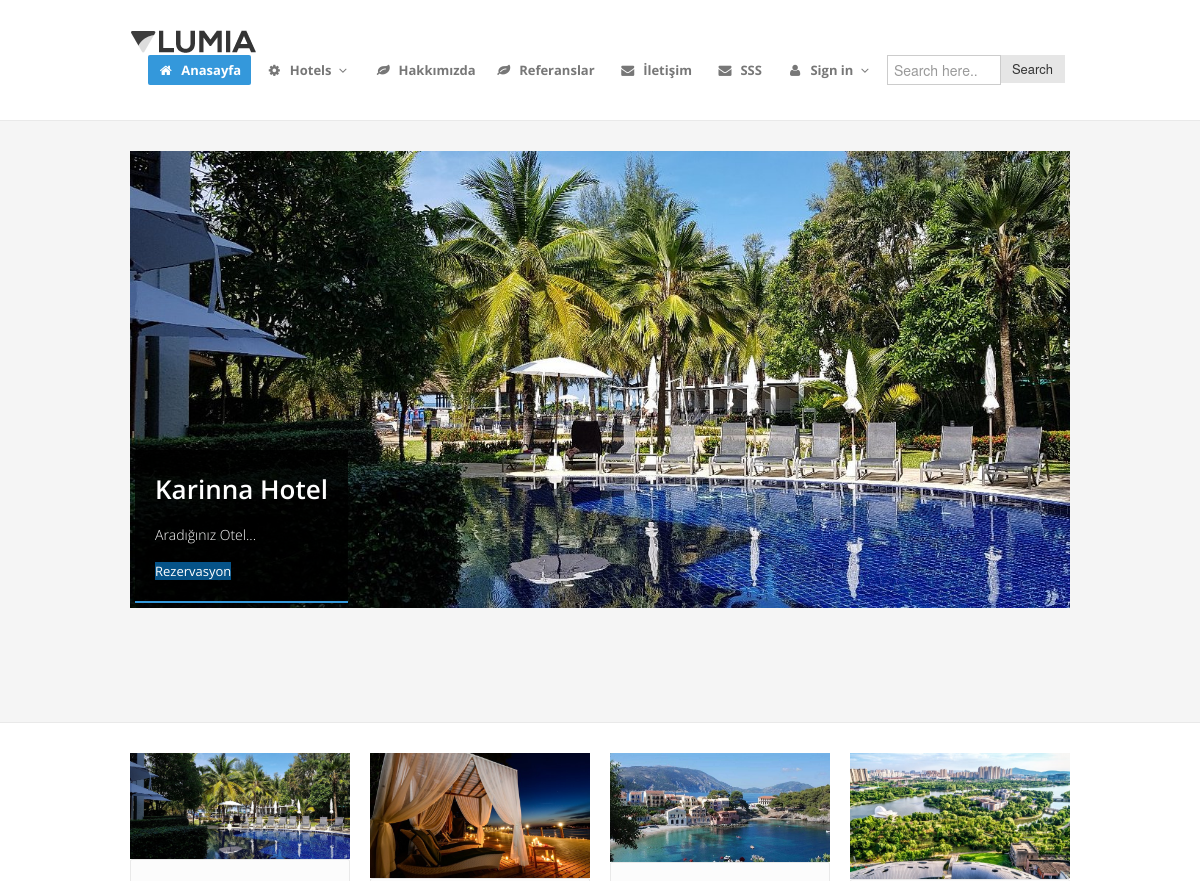
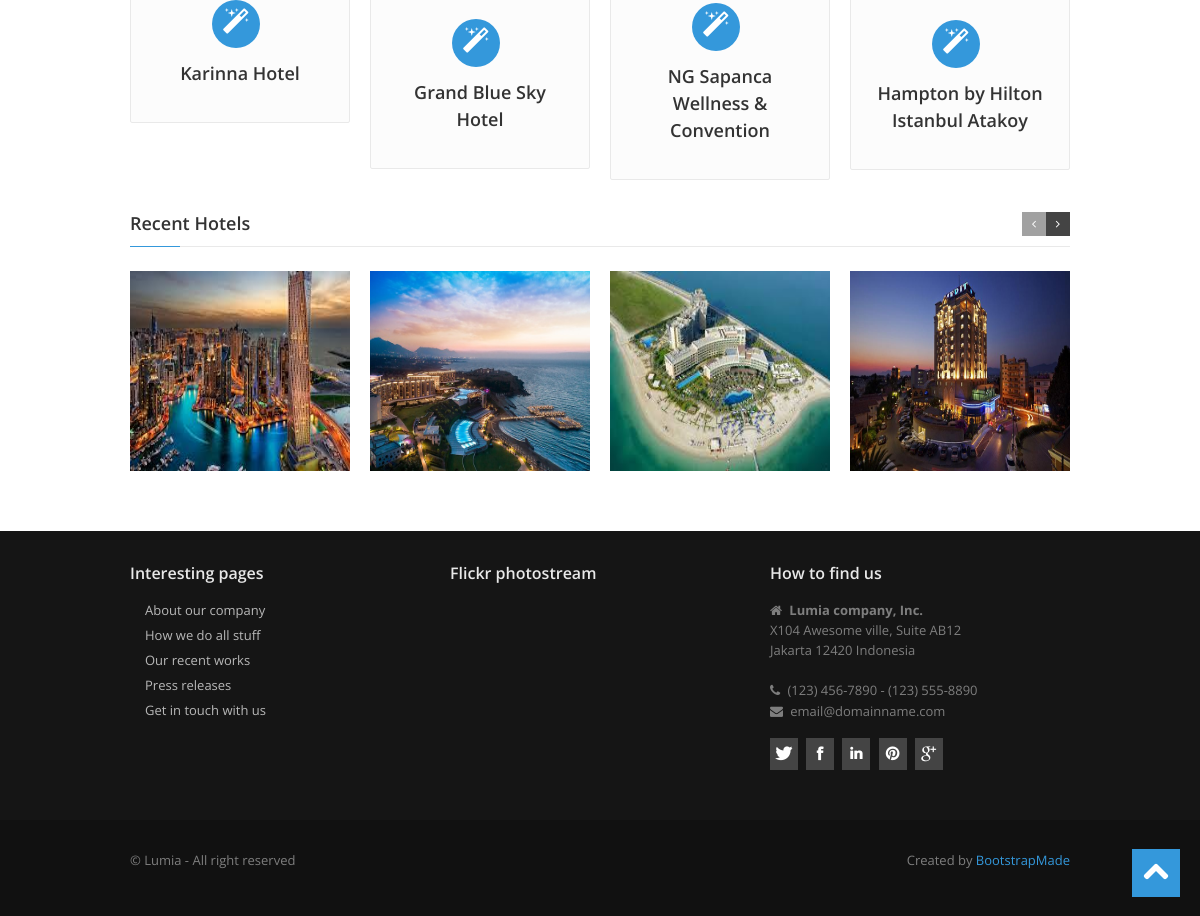
The page / on the database its author committed (2 pictures, top to bottom).
### product/models.py (models this page shows, shortened)
class Product(models.Model):
    STATUS = (
        ('True', 'Evet'),
        ('False', 'Hayır'),
    )
    category = models.ForeignKey(Category, on_delete=models.CASCADE)  # Relation with category table
    title = models.CharField(max_length=150)
    keywords = models.CharField(blank=True, max_length=255)
    description = models.CharField(blank=True, max_length=255)
    image = models.ImageField(blank=True, upload_to='images/')
    star = models.IntegerField()
    address = models.CharField(blank=True,max_length=100)
    phone = models.CharField(blank=True, max_length=20)
    fax = models.CharField(blank=True, max_length=20)
    email = models.CharField(blank=True, max_length=50)
    city = models.CharField(blank=True, max_length=50)
    country = models.CharField(blank=True, max_length=50)
    detail = RichTextUploadingField()
    slug = models.SlugField(null=False,unique=True)
    status = models.CharField(max_length=10, choices=STATUS)
    create_at = models.DateTimeField(auto_now_add=True)
    update_at = models.DateTimeField(auto_now=True)
    def image_tag(self):
        return mark_safe('<img src="{}" height="50"/>'.format(self.image.url))
    image_tag.short_description = 'Image'

### home/views.py (the view)
# urls.py: path('', views.index, name='index'),
def index(request):
    current_user = request.user
    setting = Setting.objects.get(pk=1)
    sliderdata = Product.objects.all()[:4]
    category = Category.objects.all()
    dayproducts= Product.objects.all()[:4]
    lastproducts = Product.objects.all().order_by('-id')[:10]
    randomproducts = Product.objects.all().order_by('?')[:4]
    request.session['cart_items'] = ReservationCart.objects.filter(user_id=current_user.id).count()
    context = {'setting': setting,
                'category': category,
                'page': 'home',
                'sliderdata': sliderdata,
                'randomproducts':randomproducts,
                'lastproducts':lastproducts,
                'dayproducts':dayproducts
                }
    return render(request, 'index.html', context)

### home/templates/index.html (shortened to what this page needs)
{% extends "homebase.html" %}
{% block slider %}
    {% include "slider.html" %}
{% endblock %}
{% block content %}
    {% include "content.html" %}
{% endblock %}

### home/templates/slider.html
{% load static %}
<section id="intro">
    <div class="container">
        <div class="row">
            <div class="span12">
                <div id="mainslider" class="flexslider">
                    <ul class="slides">
                        {% for rs in sliderdata %}
                            <li data-thumb="{{ rs.image.url }}">
                                <img src="{{ rs.image.url }}" alt="" />
                                <div class="flex-caption primary">
                                    <h2>{{ rs.title }}</h2>
                                    <p>{{ rs.description }}</p>
                                    <a href="/product/{{ rs.id }}/{{ rs.slug }}" class="btn-primary">Rezervasyon</a>
                                </div>
                            </li>
                        {% endfor %}
                    </ul>
                </div>
            </div>
        </div>
    </div>
</section>

### home/templates/content.html (shortened to what this page needs)
{% load static %}
<section id="maincontent">
      <div class="container">
        <div class="row">
          {% for rs in dayproducts %}
          <div class="span3 features e_pulse">
            <img src="{{ rs.image.url }}" alt="" />
            <div class="box">
              <div class="divcenter">
                <a href="product/{{rs.id}}/{{rs.slug}}"><i class="icon-circled icon-48 icon-magic active icon"></i></a>
                <h4>{{ rs.title }}</h4>
              </div>
            </div>
          </div>
          {% endfor %}
        </div>
        <div class="row">
          <div class="span12">
            <h4 class="rheading">Recent Hotels<span></span></h4>
            <div class="row">
              <div class="span12">
                <div id="latest-work" class="carousel btleft">
                  <div class="carousel-wrapper">
                    <ul class="da-thumbs">
                      {% for rs in lastproducts %}
                      <li>
                        <img src="{{ rs.image.url }}" alt="" style="width:300px;height:200px;" />
                      </li>
                      {% endfor %}
                    </ul>
                  </div>
                </div>
              </div>
            </div>
          </div>
        </div>
      </div>
    </section>

### home/static/assets/css/flexslider.css (style rules this page uses)
.slides, .flex-control-nav, .flex-direction-nav { margin: 0; padding: 0; list-style: none; }
.flexslider { margin: 0; padding: 0; }
.flexslider .slides>li { display: none; -webkit-backface-visibility: hidden; }
.flexslider .slides img { width: 100%; display: block; }
.slides:after { content: "."; display: block; clear: both; visibility: hidden; line-height: 0; height: 0; }
.flexslider { background: none; position: relative; zoom: 1; }
.flexslider .slides { zoom: 1; }
.carousel li { margin-right: 5px }
.flex-caption { background: rgba(0, 0, 0, .8); margin-left: 5px; bottom: 5px; position: absolute; padding: 20px; z-index: 99; }
.flex-caption p { font-size: 14px !important; line-height: 22px; font-weight: 300; color: #fff }
.flex-caption h2, .flex-caption h4 { color: #fff; }

### home/static/assets/css/style.css (style rules this page uses)
.row { margin-bottom:30px; }
.features h4 { margin-top:2px; }
#mainslider.flexslider { margin:30px 0 0; }
#maincontent { z-index:1000; margin-top:0px; }
section#intro { background:#f5f5f5; padding:0; margin:0; border-bottom:1px solid #e9e9e9; border-top:1px solid #e9e9e9; margin-bottom:30px; }
.rheading { margin-bottom: 24px; }
.rheading { position: relative; border-bottom: #e9e9e9 1px solid; padding-bottom: 9px; }
.rheading span { position: absolute; width: 50px; height: 1px; bottom: -1px; left: 0; }
.box { -webkit-border-radius: 2px; -moz-border-radius: 2px; border-radius: 2px; border:1px solid #e9e9e9; background:#fcfcfc; padding:20px; }
.carousel { position:relative;margin:0; }
.carousel-wrapper { overflow:hidden; margin:0; }
.carousel-wrapper ul { display:none; }
.carousel-wrapper ul li { max-width:220px; padding:0; height:auto; float:left; display:block; margin:0; }
.flexslider { margin-bottom:20px; }
.da-thumbs li { overflow: hidden; display: block; position: relative; margin:0; padding:0; }
.da-thumbs li img { width:100%; display: block; position: relative; overflow: hidden; }
[class^="icon-"], [class*=" icon-"] { float:none; }
.icon-square, .icon-rounded, .icon-plain, .icon-circled { margin: 10px 10px 10px 0; display: inline-block !important; text-align: center !important; color: #fff; width: 18px; height: 18px; padding:3px; font-size: 12px; line-height: 18px; text-shadow:none; cursor: pointer; }
.icon-circled { background-color: #444; border-radius: 10px; -moz-border-radius: 10px; -webkit-border-radius: 10px; }
.icon-circled { border-radius: 24px; -moz-border-radius: 24px; -webkit-border-radius: 24px; }
[class^="icon-"], [class*=" icon-"] { margin-top: 1px; margin-right: .3em; }
.icon-48 { width: 32px; height: 32px; padding:8px; font-size: 28px; line-height: 30px; }
.divcenter { text-align:center; }

### home/static/assets/color/default.css (style rules this page uses)
a { color: #3498db; }
.rheading span { background: #3498db; }
.flex-caption { border-bottom: 2px solid #3498db; }
[class^="icon-"].active, [class*=" icon-"].active { background-color: #3498db; }

### home/static/assets/css/overwrite.css (style rules this page uses)
img { max-width: 100%; width: auto\9; height: auto; vertical-align: middle; border: 0; -ms-interpolation-mode: bicubic; }
body { margin: 0; font-family:'Open Sans', Arial, sans-serif; font-size: 13px; line-height: 1.6em; color: #666; background-color: #ffffff; }
p { margin: 0 0 15px; }
a { color: #0088cc; text-decoration: none; }
h1, h2, h3, h4, h5, h6 { color:#333; font-family: 'Open Sans', sans-serif; font-weight:600; line-height:1.5em; margin-top:0; margin-bottom:15px; }
h2 { font-size: 26px; }
h4 { font-size: 18px; }
.btn-primary { color: #ffffff; text-shadow: none; background-color: #065388; *background-color: #065388; background-image: -moz-linear-gradient(top, #065388, #065388); background-image: -webkit-gradient(linear, 0 0, 0 100%, from(#065388), to(#065388)); background-image: -webkit-linear-gradient(top, #065388, #065388); background-image: -o-linear-gradient(top, #065388, #065388); background-image: linear-gradient(to bottom, #065388, #065388); background-repeat: repeat-x; border-color: #065388 #065388 #065388; border-color: rgba(0, 0, 0, 0.1) rgba(0, 0, 0, 0.1) rgba(0, 0, 0, 0.25); filter: progid:DXImageTransform.Microsoft.gradient(startColorstr='#ff065388', endColorstr='#ff065388', GradientType=0); filter: progid:DXImageTransform.Microsoft.gradient(enabled=false); }

### rows shown on the page
Product: image (picture), title "Karinna Hotel", description "Aradığınız Otel..."
Product: image (picture), title "Grand Blue Sky Hotel"
Product: image (picture), title "NG Sapanca Wellness & Convention"
Product: image (picture), title "Hampton by Hilton Istanbul Atakoy"
Product: image (picture)
Product: image (picture)
Product: image (picture)
Product: image (picture)
